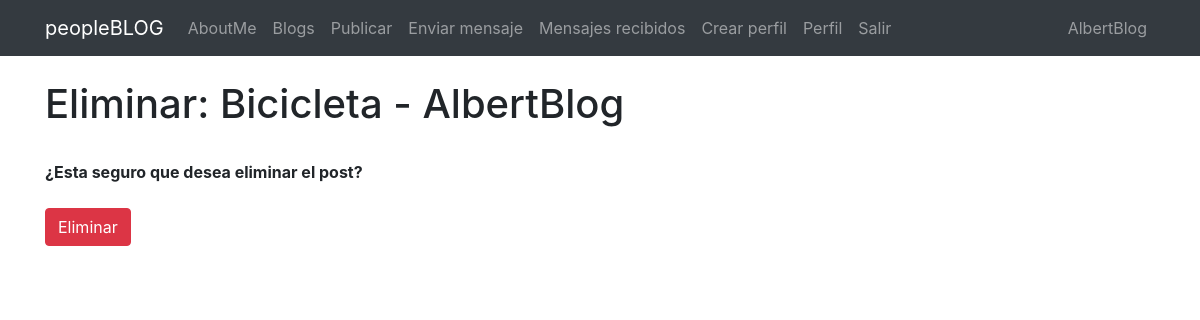
/blog/pagina/borrar/39 (signed in), run on an earlier commit of the app's database.
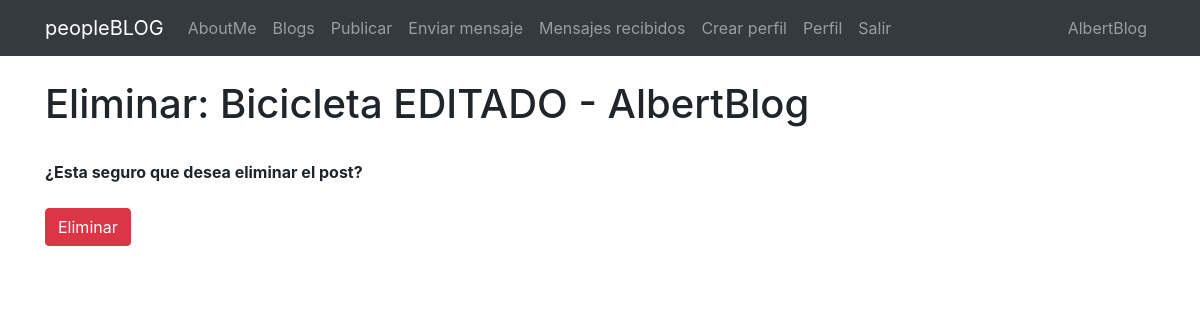
And on a later commit of the database.
### Blog/models.py (models this page shows)
class Pagina(models.Model):
    titulo=models.CharField(max_length=100)
    subtitulo=models.CharField(max_length=100)
    user= models.ForeignKey(User, on_delete=models.CASCADE)
    imagen= models.ImageField(null=True, blank=True, upload_to="post")
    cuerpo=RichTextField(null=True, blank=True)
    creado=models.DateField(auto_now_add=True)
    editado=models.DateField(auto_now=True)
    def __str__(self):
        return self.titulo + " - " + str(self.user)

### Blog/views.py (the view)
# urls.py: path('pagina/borrar/<pk>', PaginaDelete.as_view(), name="pagina_borrar"),
class PaginaDelete(LoginRequiredMixin,DeleteView):
    model = Pagina
    success_url = reverse_lazy('leerpaginas')
    template_name="pagina_confirm_delete.html"

### Templates/pagina_confirm_delete.html (shortened to what this page needs)
{% extends "padre.html" %}
{% load static %}
{% block content %}
<h1>Eliminar: {{ object }}</h1>
<br/>
    <form method="post">{% csrf_token %}
        <strong>¿Esta seguro que desea eliminar el post?</strong>
        <br/>
        <br/>
        <button class="btn btn-danger">Eliminar</a>
    </form>
{% endblock %}

What changed in the data, as far as the page shows it:
changed Pagina: titulo+user "Bicicleta - AlbertBlog" → "Bicicleta EDITADO - AlbertBlog"
